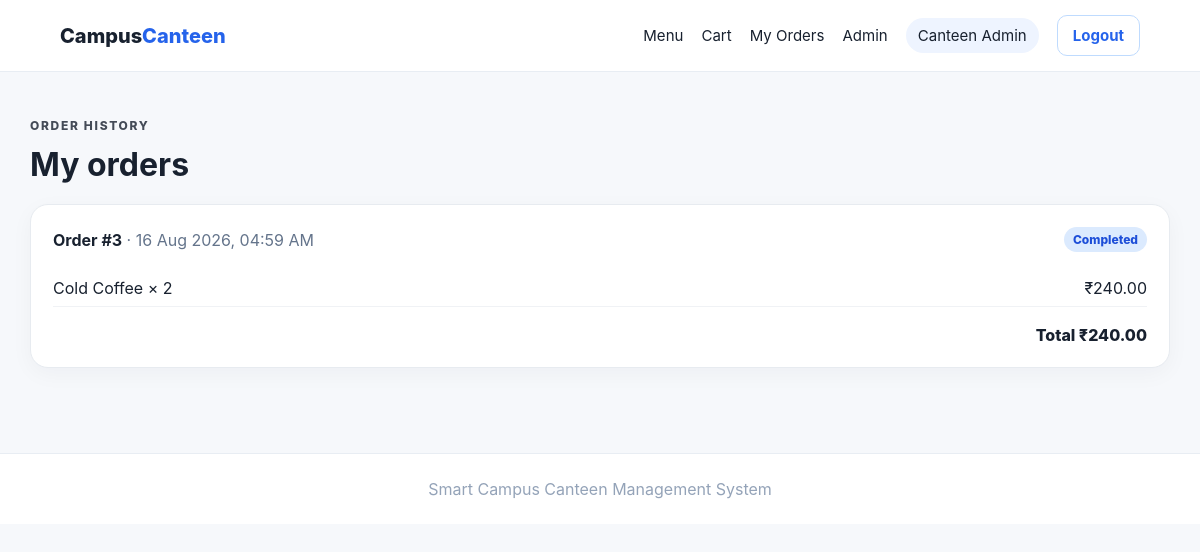
Screenshot of /orders (signed in) with the database file from the repository.
### models.py (models this page shows)
class User(db.Model):
    id = db.Column(db.Integer, primary_key=True)
    name = db.Column(db.String(100), nullable=False)
    email = db.Column(db.String(150), unique=True, nullable=False, index=True)
    password_hash = db.Column(db.String(255), nullable=False)
    role = db.Column(db.String(20), nullable=False, default="student")
    orders = db.relationship("Order", back_populates="user", cascade="all, delete-orphan")

class Order(db.Model):
    id = db.Column(db.Integer, primary_key=True)
    user_id = db.Column(db.Integer, db.ForeignKey("user.id"), nullable=False)
    total = db.Column(db.Float, nullable=False, default=0)
    status = db.Column(db.String(30), nullable=False, default="Pending")
    created_at = db.Column(db.DateTime, default=datetime.utcnow, nullable=False)
    user = db.relationship("User", back_populates="orders")
    items = db.relationship("OrderItem", back_populates="order", cascade="all, delete-orphan")

class OrderItem(db.Model):
    id = db.Column(db.Integer, primary_key=True)
    order_id = db.Column(db.Integer, db.ForeignKey("order.id"), nullable=False)
    menu_item_id = db.Column(db.Integer, db.ForeignKey("menu_item.id"), nullable=True)
    item_name = db.Column(db.String(120), nullable=False)
    unit_price = db.Column(db.Float, nullable=False)
    quantity = db.Column(db.Integer, nullable=False)
    subtotal = db.Column(db.Float, nullable=False)
    order = db.relationship("Order", back_populates="items")

### app.py (the view)
@app.route("/orders")
@login_required
def order_history():
    orders = Order.query.filter_by(user_id=current_user().id).order_by(Order.created_at.desc()).all()
    return render_template("orders.html", orders=orders)

### app.py (called while the page is built)
def current_user():
    user_id = session.get("user_id")
    return db.session.get(User, user_id) if user_id else None

@app.context_processor
def inject_user():
    return {"current_user": current_user()}

def login_required(view):
    @wraps(view)
    def wrapped(*args, **kwargs):
        if not current_user():
            flash("Please log in to continue.", "warning")
            return redirect(url_for("login"))
        return view(*args, **kwargs)
    return wrapped

### templates/orders.html
{% extends "base.html" %}{% block title %}My Orders | Campus Canteen{% endblock %}
{% block content %}
<div class="page-head"><div><p class="eyebrow">ORDER HISTORY</p><h1>My orders</h1></div></div>
{% for order in orders %}
<article class="order-card">
  <div class="order-head"><div><b>Order #{{ order.id }}</b><span class="muted"> · {{ order.created_at.strftime('%d %b %Y, %I:%M %p') }}</span></div><span class="status {{ order.status|lower }}">{{ order.status }}</span></div>
  <div class="order-items">{% for item in order.items %}<div><span>{{ item.item_name }} × {{ item.quantity }}</span><span>₹{{ '%.2f'|format(item.subtotal) }}</span></div>{% endfor %}</div>
  <div class="order-total">Total ₹{{ '%.2f'|format(order.total) }}</div>
</article>
{% else %}<div class="empty"><h2>No orders yet</h2><a class="btn" href="{{ url_for('menu') }}">Start ordering</a></div>{% endfor %}
{% endblock %}

### templates/base.html (shortened to what this page needs)
<!doctype html>
<html lang="en">
<head>
  <link rel="stylesheet" href="{{ url_for('static', filename='css/style.css') }}">
</head>
<body>
<header class="navbar">
  <a class="brand" href="{{ url_for('menu') }}">Campus<span>Canteen</span></a>
  <nav>
    <a href="{{ url_for('menu') }}">Menu</a>
    {% if current_user %}
      <a href="{{ url_for('cart') }}">Cart</a>
      <a href="{{ url_for('order_history') }}">My Orders</a>
      {% if current_user.role == "admin" %}<a href="{{ url_for('admin_dashboard') }}">Admin</a>{% endif %}
      <span class="user-chip">{{ current_user.name }}</span>
      <a class="btn btn-outline" href="{{ url_for('logout') }}">Logout</a>
    {% else %}
      <a href="{{ url_for('login') }}">Login</a>
      <a class="btn" href="{{ url_for('register') }}">Register</a>
    {% endif %}
  </nav>
</header>
<main class="container">
  {% block content %}{% endblock %}
</main>
<footer>Smart Campus Canteen Management System</footer>
</body>
</html>

### static/css/style.css (style rules this page uses)
* { box-sizing:border-box }
body { margin:0;font-family:Inter,ui-sans-serif,system-ui,-apple-system,BlinkMacSystemFont,"Segoe UI",sans-serif;background:#f6f8fb;color:#18212f }
a { text-decoration:none;color:inherit }
.navbar { height:72px;background:#fff;border-bottom:1px solid #e8edf3;display:flex;align-items:center;justify-content:space-between;padding:0 5%;position:sticky;top:0;z-index:10 }
.brand { font-size:1.25rem;font-weight:800 }
.brand span { color:#2563eb }
.navbar nav { display:flex;align-items:center;gap:18px;font-size:.94rem }
.user-chip { background:#eef4ff;padding:8px 12px;border-radius:999px }
.container { max-width:1180px;margin:0 auto;padding:34px 20px 70px }
.eyebrow { font-size:.75rem;font-weight:800;letter-spacing:.14em;opacity:.8 }
.card,.panel,.auth-card,.order-card { background:#fff;border:1px solid #e7ebf0;border-radius:18px;padding:22px;box-shadow:0 6px 22px rgba(15,23,42,.04) }
.card-top,.card-bottom,.order-head,.order-items div,.cart-actions { display:flex;justify-content:space-between;align-items:center;gap:12px }
.btn { border:0;background:#2563eb;color:#fff;padding:10px 15px;border-radius:10px;font-weight:700;cursor:pointer;display:inline-block }
.btn-outline { background:#fff;color:#2563eb;border:1px solid #bfdbfe }
.muted { color:#64748b }
.page-head { display:flex;justify-content:space-between;align-items:center;margin-bottom:20px }
.page-head h1 { margin:0 }
.order-card { margin-bottom:15px }
.order-items { margin:18px 0 }
.order-items div { padding:8px 0;border-bottom:1px solid #f0f2f5 }
.order-total { text-align:right;font-weight:800 }
.status { display:inline-block;padding:5px 9px;border-radius:999px;font-size:.75rem;font-weight:800;background:#eef2ff;color:#4338ca }
.status.completed { background:#dbeafe;color:#1d4ed8 }
footer { text-align:center;color:#94a3b8;padding:25px;border-top:1px solid #e8edf3;background:#fff }

### rows the page displays
User: name "Canteen Admin"
Order: id "3", created_at "16 Aug 2026, 04:59 AM", status "Completed", total "240.00"
OrderItem: item_name "Cold Coffee", quantity "2", subtotal "240.00"
